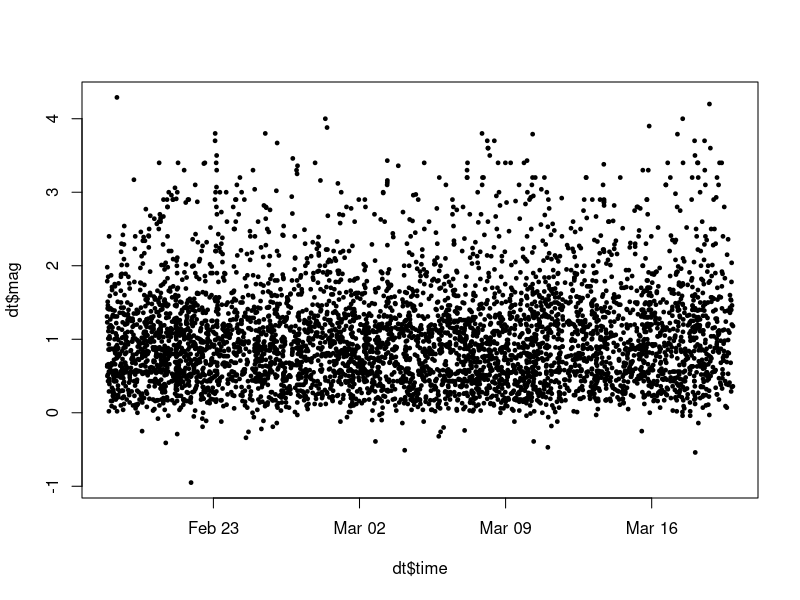
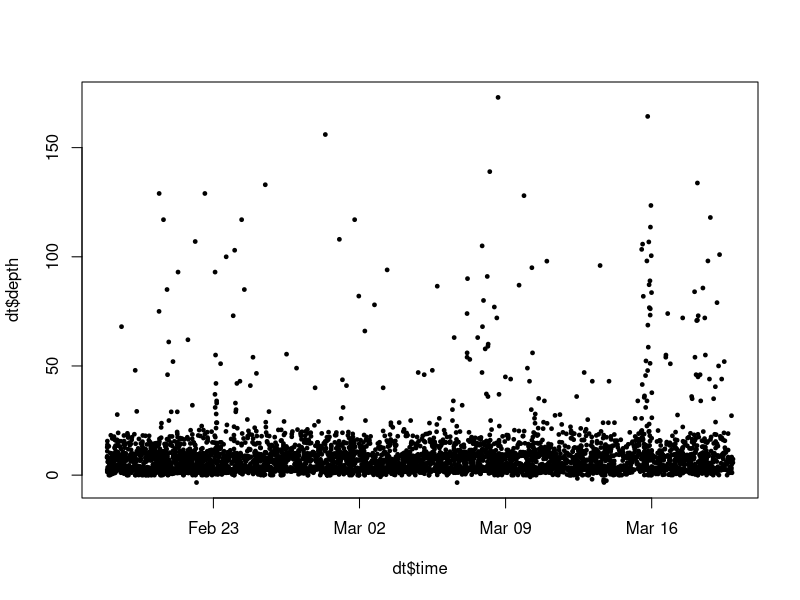
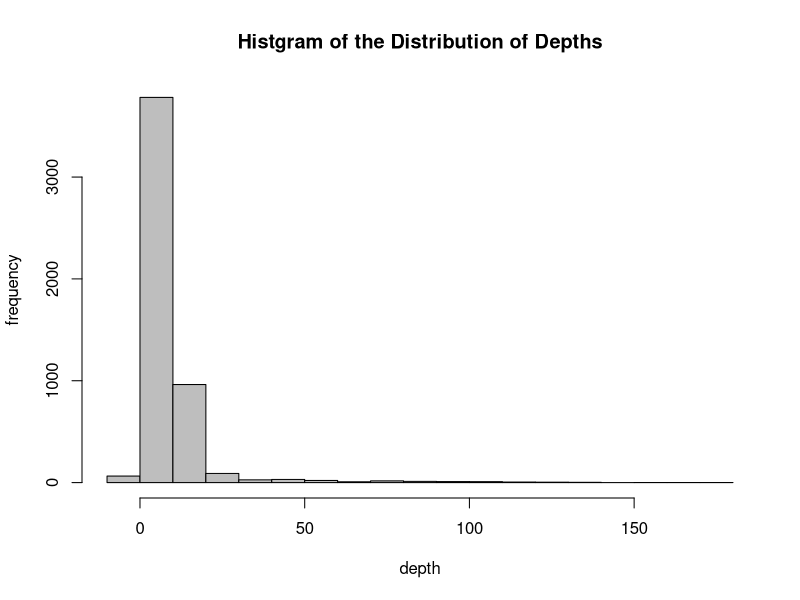
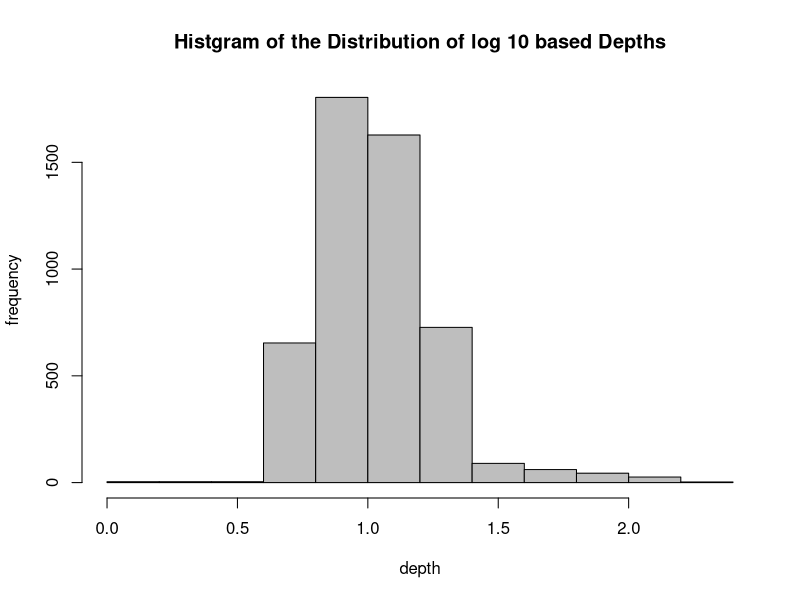
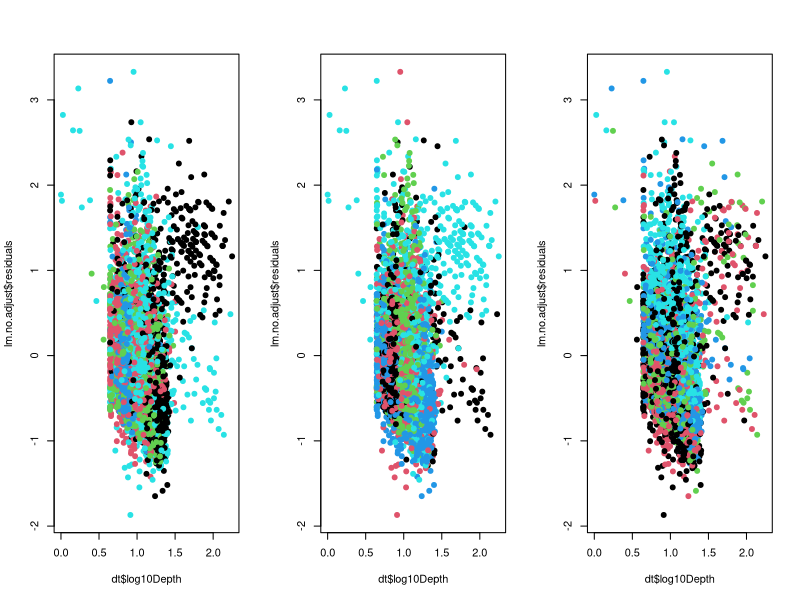
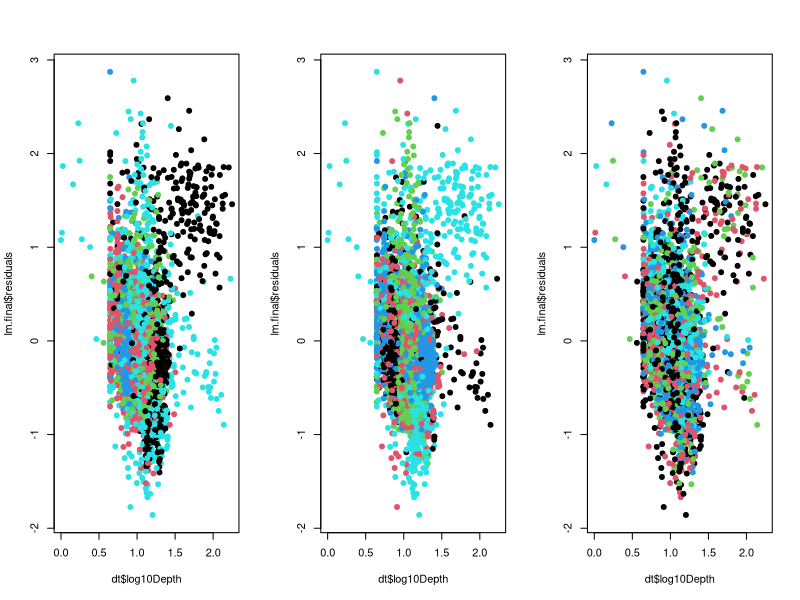

Source code (R) for these figures, in order:
## ---- chunk 1
library(Hmisc)

data=read.csv('../data/all_month.csv',sep=",",header=TRUE)
dt=data[complete.cases(data),] ## remove the rows containing missing values
dt=subset(dt,dt$type=='earthquake')
dt$latCut <- cut2(dt$latitude, g = 5)
dt$lonCut <- cut2(dt$longitude, g = 5)
dt$nstCut <- cut2(dt$nst, g = 5)
dt$log10Depth <- log10(dt$depth-min(dt$depth)+1)
dt$time=as.character(dt$time)
day=substr(dt$time,1,10)
hour=substr(dt$time,12,19)
new.time=paste(day,hour)
dt$time=strptime(new.time,format="%Y-%m-%d %H:%M:%S")
summary(dt)
## ---- chunk 2
summary(dt$time)
## ---- chunk 3
plot(dt$time, dt$mag, pch = 19,cex=0.5)
plot(dt$time, dt$depth, pch = 19,cex=0.5)
## ---- chunk 4
mean(dt$mag < 3)
mean(dt$mag > 3 & dt$mag < 5)
## ---- chunk 5
hist(dt$depth, col = "grey",main="Histgram of the Distribution of Depths",
     xlab="depth",ylab="frequency")
hist(dt$log10Depth, col = "grey",main="Histgram of the Distribution of log 10 based Depths",
     xlab="depth",ylab="frequency")
## ---- chunk 6
# Fit model with no adjustment variable
lm.no.adjust <- lm(dt$mag ~ dt$log10Depth)

# Plot residuals, colored by different variables (latitude, longitude, number of sites observing the quake)
par(mfrow = c(1, 3))
plot(dt$log10Depth, lm.no.adjust$residuals, col = dt$latCut, pch = 19)
plot(dt$log10Depth, lm.no.adjust$residuals, col = dt$lonCut, pch = 19)
plot(dt$log10Depth, lm.no.adjust$residuals, col = dt$nstCut, pch = 19)
## ---- chunk 7
lm.final <- lm(dt$mag ~ dt$log10Depth + dt$latCut + dt$lonCut + dt$nst)

par(mfrow = c(1, 3))
plot(dt$log10Depth, lm.final$residuals, col = dt$latCut, pch = 19)
plot(dt$log10Depth, lm.final$residuals, col = dt$lonCut, pch = 19)
plot(dt$log10Depth, lm.final$residuals, col = dt$nstCut, pch = 19)
## ---- chunk 8
## The estimate from summary
summary(lm.final)

## The confidence interval from confint
confint(lm.final)
